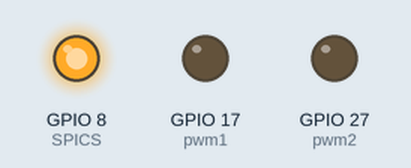
Simulated run of this program. Board: Raspberry Pi (BCM pin numbers). Parts: output pins drawn as LEDs (lit = HIGH). Pins used as bus, display or sensor lines are not drawn; what the program prints to the terminal is not drawn.

Above: at 0.1 s.
Timing chart, 0 to 1.6 s (numbered marks = the images above):
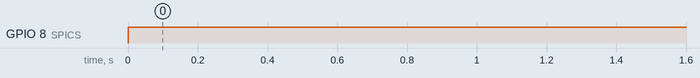

Measured:
- by itself, GPIO 8 (SPICS): LOW → HIGH at 0.00 s

The program:

controller2.py
```python
# (licence header left out)
import RPi.GPIO as GPIO
import time
import os

def readadc(adcnum, clockpin, mosipin, misopin, cspin):
    if adcnum > 1 or adcnum < 0:
        return -1
    GPIO.output(cspin, GPIO.HIGH)       #CSON
    GPIO.output(clockpin, GPIO.LOW)     #SCSKON
    GPIO.output(cspin, GPIO.LOW)        #CSOFF

    #commandout = 0b01101000
    commandout = adcnum   #CH
    commandout |= 0x0d    #SGL/DEF=1MSB
    commandout <<= 3      #LSB8bit
    for i in range(4):
        # LSB8bit3bit
        if commandout & 0x80:
            GPIO.output(mosipin, GPIO.HIGH)
        else:
            GPIO.output(mosipin, GPIO.LOW)
        commandout <<= 1
        GPIO.output(clockpin, GPIO.HIGH)
        GPIO.output(clockpin, GPIO.LOW)
    adcout = 0
    #11bit null
    for i in range(11):
        GPIO.output(clockpin, GPIO.HIGH)
        GPIO.output(clockpin, GPIO.LOW)
        adcout <<= 1
        if i>0 and GPIO.input(misopin)==GPIO.HIGH:
            adcout |= 0x1
    GPIO.output(cspin, GPIO.HIGH)
    return adcout

GPIO.setmode(GPIO.BCM)

# pin name
SPICLK = 11
SPIMOSI = 10
SPIMISO = 9
SPICS = 8
GPIO17 = 17  # pin11
GPIO27 = 27  # pin13
#OUT
GPIO.setup(GPIO17, GPIO.OUT)
GPIO.setup(GPIO27, GPIO.OUT)


# SPI
GPIO.setup(SPICLK, GPIO.OUT)
GPIO.setup(SPIMOSI, GPIO.OUT)
GPIO.setup(SPIMISO, GPIO.IN)
GPIO.setup(SPICS, GPIO.OUT)

#PWM sets
pwm1 = GPIO.PWM(GPIO17, 60) # frequency 60Hz
pwm2 = GPIO.PWM(GPIO27, 60) # frequency 60Hz
pwm1.start(0)
pwm2.start(0)

vol_old = 0

try:
    while True:
        inputVal0 = readadc(0, SPICLK, SPIMOSI, SPIMISO, SPICS)
        vol = "{0}%".format(int(inputVal0*100/1023)) #1023
        print(vol)
        if int(vol[:-1]) != vol_old:
            vol_old = int(vol[:-1])
            pwm1.ChangeDutyCycle(vol_old)
        time.sleep(0.2)

except KeyboardInterrupt:
    pass

pwm1.stop()
pwm2.stop()
GPIO.cleanup()
```
